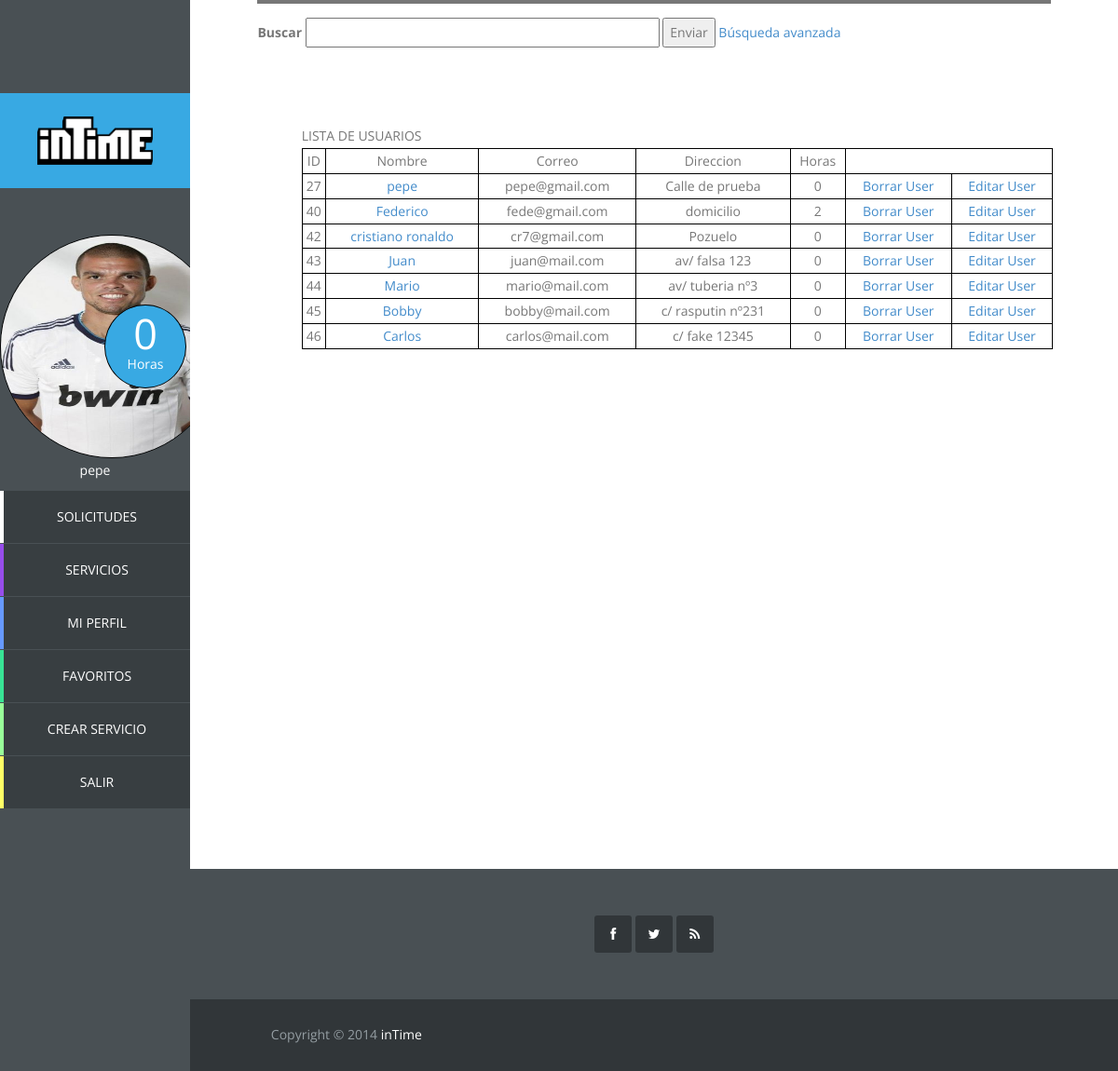
/vista/usuariosadmin.php (signed in), run on the app's committed database.
### tables this page shows
CREATE TABLE IF NOT EXISTS `usuario` (
  `id_usuario` int(11) NOT NULL AUTO_INCREMENT,
  `correo` varchar(40) NOT NULL,
  `nombre` varchar(20) NOT NULL,
  `apellidos` varchar(40) NOT NULL,
  `direccion` varchar(80) NOT NULL,
  `horas_usuario` int(11) NOT NULL,
  `foto_usuario` varchar(20) DEFAULT NULL,
  `pass` char(128) NOT NULL,
  `salt` char(128) NOT NULL,
  `vio_sol_recibidas` datetime NOT NULL,
  `vio_sol_enviadas` datetime NOT NULL,
  PRIMARY KEY (`id_usuario`),
  UNIQUE KEY `correo` (`correo`)
);

### modelo/usuario.php (called while the page is built, shortened)
<?php
	class Usuario {
		private $id;
		private $nombre;
		private $horas;
		private $foto;
		public function __construct($id, $correo, $nombre, $apellidos, $direccion, $horas, $foto, $pass, $salt) {
			$this->id = $id;
			$this->nombre = $nombre;
			$this->horas = $horas;
			$this->foto = $foto;
		}
		public function getId(){
			return $this->id;
		}
		public function getNombre(){
			return $this->nombre;
		}
		public function getHoras(){
			return $this->horas;
		}
		public function getFoto(){
			return $this->foto;
		}
	}

### controlador/op_base_datos.php (called while the page is built, shortened)
<?php
class Mysql{
	protected $host="localhost";
	protected $user="root";
    protected $clave="";
	protected function conectar(){
        $this->conexion=mysqli_connect($this->host,$this->user,$this->clave);
    }
}

### controlador/op_base_datos_usuario.php (called while the page is built, shortened)
<?php
require_once '../controlador/op_base_datos.php';
class MysqlUsuario extends Mysql {
	public function conseguirUsuarioById($id){
		$pst = $this->conexion->prepare("select * from usuario where id_usuario = ?");
		$pst->bind_param("s", $id);
		$pst->execute();
		$pst->bind_result($id_usuario, $correo, $nombre, $apellidos, $direccion, $horas, $foto, $pass, $salt,
			$vio_sol_recibidas, $vio_sol_enviadas);
		$usuario = NULL;
		if($pst->fetch()){
			$usuario = new Usuario($id_usuario, $correo, $nombre, $apellidos, $direccion, $horas, $foto, $pass, $salt,
				$vio_sol_recibidas, $vio_sol_enviadas);
		}
		return $usuario;
	}
	 public function mostrar_todos_usuarios(){
		$pst = $this->conexion->prepare("select * from usuario");
		$pst->execute();
		$resultado = $pst->get_result();
		return $resultado;
	}
}

### vista/usuariosadmin.php (the view, shortened to what this page needs)
<!DOCTYPE html>
<?php
	require_once '../controlador/op_base_datos_usuario.php';
	require_once '../modelo/usuario.php';
?>
<html lang="es">
	<?php include "head.php";?>
	<body>
		<?php include "sidebar.php";
		?>
		<div id="main-content">
			<div id="templatemo">
				<div class="section-content">
					<div class="row">
						<div class="col-md-12">
							<div class="section-title">
								<div class="buscador">
									<form method="post" action="busqueda.php" accept-charset="utf-8">
										<label>Buscar</label>
										<input type="text" name="nombrebusq" size="50">
										<button type="submit" name="submit">
											Enviar
										</button>
										<a href="busqueda.php">Búsqueda avanzada</a>
									</form>
								</div>
							</div>
						</div>
					</div>
					<div class="panel-admin">
						<div class="lista-admin">
							<table>
							<?php
							$BDD = new MysqlUsuario();
							$resultado = $BDD->mostrar_todos_usuarios();
							echo "<table border='1' cellpadding='2' cellspacing='2'";
							echo "<tr><td>ID</td><td>Nombre</td><td>Correo</td><td>Direccion</td><td>Horas</td>";
							while ($row = mysqli_fetch_array($resultado)) {
							$id = $row['id_usuario'];
							        echo "<tr>";
							        echo "<td>".$row["id_usuario"]."</td>";
							        echo "<td><a href='../vista/perfil.php?id_usuario=$id';>".$row["nombre"]."</a></td>";
							        echo "<td>".$row["correo"]."</td>";
							        echo "<td>".$row["direccion"]."</td>";
							        echo "<td>".$row["horas_usuario"]."</td>";
									echo "<td><a href = '#' onClick='javascript:ConfirmDelete($id)'‌​>Borrar User</a></td>";
									echo "<td><a href='../vista/editarperfil.php?id_usuario=$id';>Editar User</a></td>";
							        echo "</tr>";
							}
							?>
							</table>
					</div>
				</div>
			</div>
			<?php include 'footer.php'
			?>
		</div>
	</body>
</html>

### vista/sidebar.php (shortened to what this page needs)
<?php
$dir = $_SERVER["REQUEST_URI"];
$array = explode("/", $dir);
$n = count($array);
?>
	<div id="main-sidebar">
		<?php
		if($array[$n-1] == "index.php" || $array[$n-1] == ""){
		?>
		<div class="logo">
			<a href="index.php"><img src="vista/images/logo.png"/></a>
		</div>
		<ul class="main-menu">
			<li class="services">
				<a href='vista/mostrar_servicios.php'>servicios</a>
			</li>
			<li class="about">
				<a href="vista/sobrenosotros.php">sobre nosotros</a>
			</li>
			<li class="contact">
				<a href="vista/contacto.php">contacto</a>
			</li>
		</ul>
		<?php
		}else {
			require_once '../controlador/op_base_datos_usuario.php';
			require_once '../controlador/op_base_datos_servicio.php';
			require_once '../modelo/usuario.php';
			if(isset($_SESSION['login_usuario']) && $_SESSION['login_usuario']){
				$usuario = $_SESSION['usuario'];
				$BDD = new MysqlUsuario();
				$usuario = $BDD->conseguirUsuarioById($usuario->getId());
		?>
				<div class="logo">
					<a href="perfil_usuario.php">
						<img src="images/logo.png"/>
					</a>
				</div>
				<div class="navigation-log-in">
					<ul class="main-menu">
						<div class="circle-text">
							<div class="contador">
									<?php echo $usuario->getHoras() ?>
							</div>
							<p>Horas</p>
						</div>
						<?php
							if($usuario->getFoto() == NULL){
								echo "<a href='perfil_usuario.php'><img src='images/usuario/user_defect.png'></a>";
							}else{
						?>
								<a href='perfil_usuario.php'><img src='<?php echo "images/usuario/".$usuario->getFoto() ?>'></a>
						<?php
							}
						?>
						<p>
							<?php echo $usuario->getNombre();?>
						</p>
						<li class="requests">
							<a href="solicitudes.php">Solicitudes</a>
						</li>
						<li class="services">
							<a href="mostrar_servicios.php">servicios</a>
						</li>
						<li class="profile">
							<a href="perfil.php?id_usuario=<?php echo $usuario->getId() ?>">Mi Perfil</a>
						</li>
						<li class="favorites">
							<a href="favoritos.php">Favoritos</a>
						</li>
						<li class="new-job">
							<a href="crearservicio.php">Crear Servicio</a>
						</li>
						<li class="log-out">
							<a href="../controlador/logout.php">Salir</a>
						</li>
					</ul>
				</div>
		<?php
			}else if(isset($_SESSION['login_admin']) && $_SESSION['login_admin']) {
		?>
				<div class="logo">
					<a href="perfil_admin.php"><img src="images/logo.png"/></a>
				</div>
				<div class="navigation-log-in">
					<ul class="main-menu">
						<div class="circle-text">
							<div class="contador">-</div>
							<p>Horas</p>
						</div>
						<img src="images/admin.jpg" >
						<p> Administrador </p>
						<li class="user-list">
							<a href="usuariosadmin.php">Lista Usuarios</a>
						</li>
						<li class="service-list">
							<a href="serviciosadmin.php">Lista Servicios</a>
						</li>
						<li class="log-out">
							<a href="../controlador/logout.php">Salir</a>
						</li>
					</ul>
				</div>
		<?php
			}
		?>
		<?php
		}
		?>
	</div>

### vista/css/templatemo_style.css (style rules this page uses)
.main-menu, .responsive-menu ul, .social-member, .progess-bars, .first-footer .social-footer ul { padding: 0%; margin: 0%; list-style: none; }
body { font: 14px/1.85em 'Open Sans', Arial, Helvetice Neue, sans-serif; color: #777777; font-weight: 300px; font-style: normal; -webkit-font-smoothing: antialiased; -webkit-text-size-adjust: 100%; }
a, a:hover, a:focus { text-decoration: none; -webkit-transition: all 150ms ease-in; -moz-transition: all 150ms ease-in; -o-transition: all 150ms ease-in; transition: all 150ms ease-in; }
*, *:before, *:after { -moz-box-sizing: border-box; -webkit-box-sizing: border-box; box-sizing: border-box; }
#main-content, .full-width-slider { width: 83%; }
.section-content { padding: 0 7%; margin-bottom: 100px; height: 200%; }
.section-title { border-top: 4px solid; margin-bottom: 80px; }
div.buscador { position: relative; width: 78%; margin-top: 15px; }
#main-sidebar { position: fixed; float: left; width: 17%; height: 100%; background-color: #495054; color: white; margin-right: 0px; overflow: auto; }
.logo { margin-top: 100px; background-color: #38a9e3; padding: 25px 40px; }
.logo a { color: white; }
.logo a img { width: 100%; height: 100%; }
.main-menu { text-align: center; }
.main-menu li { margin-bottom: 1px; }
.main-menu li a { color: white; text-transform: uppercase; display: block; border-left: 4px solid; padding: 15px 30px; background-color: #383e41; -webkit-transition: all 150ms ease-in; -moz-transition: all 150ms ease-in; -o-transition: all 150ms ease-in; transition: all 150ms ease-in; }
li.services a { border-color: #974dea; }
li.profile a { border-color: #6699FF; }
li.new-job a { border-color: #99FF99; }
li.log-out a { border-color: #FFFF66; }
li.favorites a { border-color: #38e395; }
.navigation-log-in { padding-top: 50px; }
.navigation-log-in img { border: 1px solid black; border-radius:120px; width: 240px; height: 240px; }
#main-content { float: left; width: 83%; height: 100%; margin-left: 17%; overflow: hidden; }
.lista-users table,th,td { text-align:center; }
.lista-admin { padding-left:50px; }
.panel-admin { position: relative; margin-bottom:50px;min-height:700px; }
.lista-admin table,td,th { border: 1px solid black; }
.lista-admin table { width:100%; }
.circle-text { position: absolute; width: 43%; margin-left: 55%; margin-top: 37%; }
.circle-text:after { content: ""; display: block; width: 100%; height:0; padding-bottom: 100%; background: #38a9e3; -moz-border-radius: 50%; -webkit-border-radius: 50%; border-radius: 50%; border: 1px solid black; }
.circle-text p { position: absolute; float: left; width: 100%; padding-top: 73%; line-height: 1em; margin-top: -0.5em; text-align: center; color: white; }
.circle-text div { position: absolute; width: 100%; padding-top: 35%; line-height: 1em; margin-top: -0.5em; text-align: center; color: white; font-size: 45px; }

### data on the page
usuario: horas_usuario "0", foto_usuario (picture), nombre "pepe", id_usuario "27", correo "pepe@gmail.com", direccion "Calle de prueba"
usuario: id_usuario "40", nombre "Federico", correo "fede@gmail.com", direccion "domicilio", horas_usuario "2"
usuario: id_usuario "42", nombre "cristiano ronaldo", correo "cr7@gmail.com", direccion "Pozuelo", horas_usuario "0"
usuario: id_usuario "43", nombre "Juan", correo "juan@mail.com", direccion "av/ falsa 123", horas_usuario "0"
usuario: id_usuario "44", nombre "Mario", correo "mario@mail.com", direccion "av/ tuberia nº3", horas_usuario "0"
usuario: id_usuario "45", nombre "Bobby", correo "bobby@mail.com", direccion "c/ rasputin nº231", horas_usuario "0"
usuario: id_usuario "46", nombre "Carlos", correo "carlos@mail.com", direccion "c/ fake 12345", horas_usuario "0"
